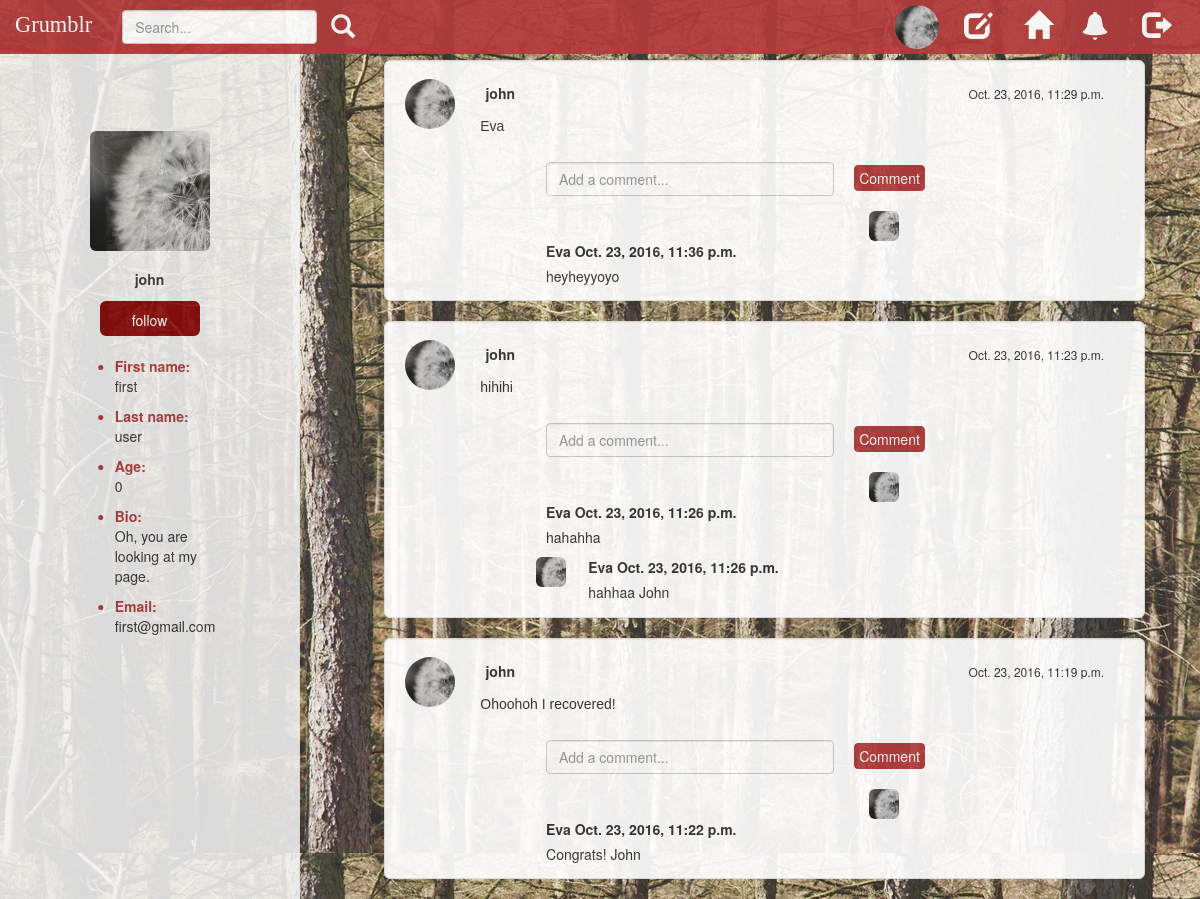
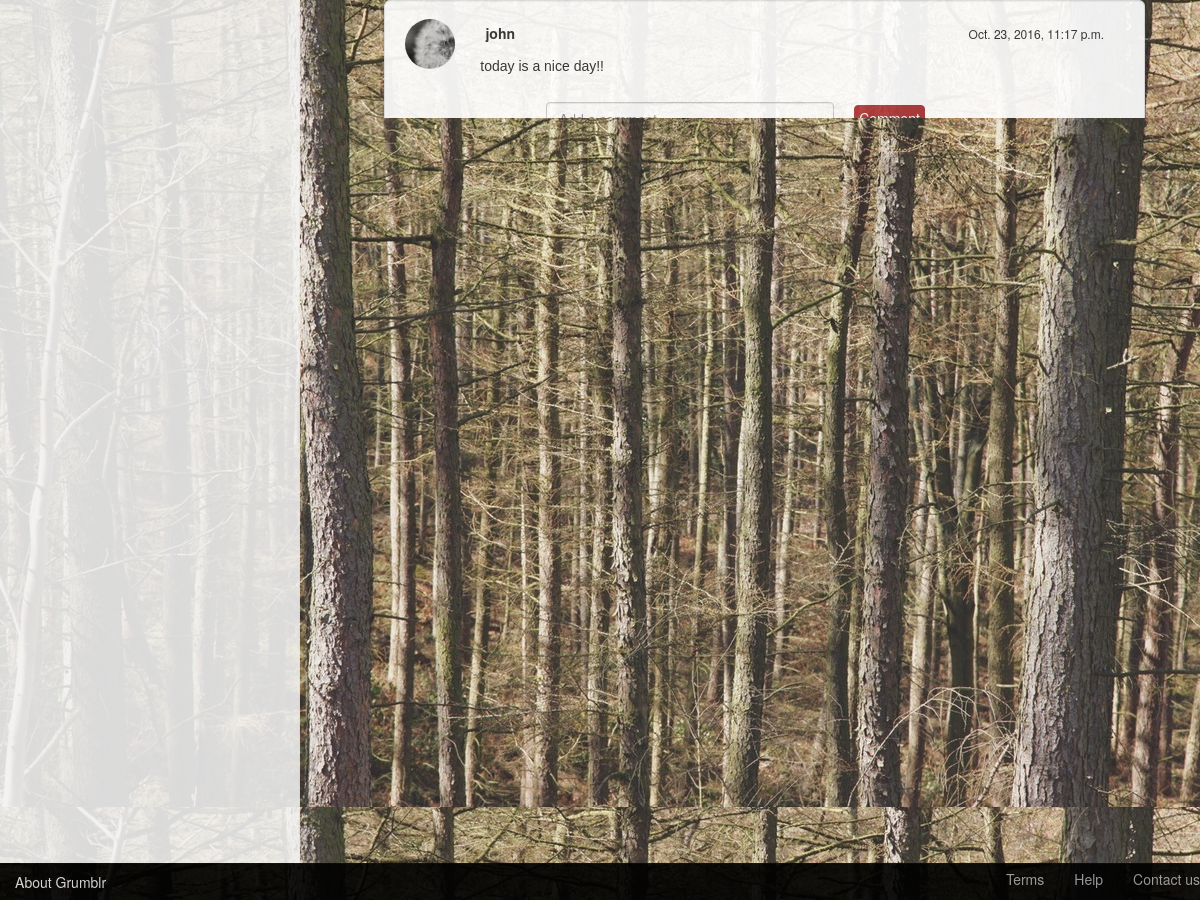
The app's page /profile/2 (signed in) with its own data (2 pictures, top to bottom).
### grumblr/models.py (models this page shows, shortened)
class Profile(models.Model):
    user = models.OneToOneField(
        User,
        on_delete=models.CASCADE,
        primary_key=True,
    )
    age = models.IntegerField(default=0,blank=True)
    bio = models.CharField(max_length=420, default='0',blank=True)
    picture = models.ImageField(upload_to="user-photos/",default='no-img.jpg',blank=True)
    follows = models.ManyToManyField('Profile', related_name='followed_by', symmetrical=False)

class Post(models.Model):
    text = models.CharField(max_length=42)
    user = models.ForeignKey(User)
    time = models.DateTimeField(auto_now_add=True, blank=True)

class Comment(models.Model):
    user = models.ForeignKey(User, related_name='comment_by')
    post = models.ForeignKey(Post, related_name='comment_of')
    content = models.CharField(max_length=200)
    time = models.DateTimeField(auto_now_add=True, blank=True)

### grumblr/views.py (the view)
# urls.py: url(r'^profile/(?P<id>\d+)$', views.profile, name='profile'),
@login_required
def profile(request, id):
    try:
        login_user = request.user
        current_user = User.objects.get(id=id)
        posts = Post.objects.filter(user=current_user).order_by('time').reverse()
        if login_user.profile in current_user.profile.followed_by.all():
            follow = 'unfollow'
        else:
            follow = 'follow'
        context = {'posts': posts, 'current_user': current_user, 'follow': follow}
        return render(request, "profile.html", context)
    except ObjectDoesNotExist:
        posts = Post.objects.filter().order_by('time').reverse()
        context = {'posts': posts}
        return render(request, "globalStream.html", context)

### templates/profile.html (shortened to what this page needs)
{% extends "base.html" %}
{% load staticfiles %}
{% block style %}
    <link href="{% static 'css/grumblr.css' %}" rel="stylesheet">
    <link href="{% static 'css/profile.css' %}" rel="stylesheet">
{% endblock %}
{% block navbar_header %}
    <a class="navbar-brand" href="{% url 'globalStream' %}">Grumblr</a>
{% endblock %}
{% block navbar_right %}
    <ul class="nav navbar-nav navbar-right">
        <li>
            <div>
                <a href="{% url 'profile' user.id %}">
                    <img src="{{ user.profile.picture.url }}" class="img-circle" alt="personal icon" width="44"
                         height="44">
                </a>
            </div>
        </li>
        <li>
            <a type="button" class="btn btn-default btn-md btn-icon-left" href="{% url 'editProfile' %}">
                <span class="glyphicon glyphicon-edit nav-glyphicon" aria-hidden="true"></span>
            </a>
        </li>
        <li>
            <a type="button" href="{% url 'globalStream' %}" class="btn btn-default btn-md btn-icon-left"><span
                    class="glyphicon glyphicon-home nav-glyphicon" aria-hidden="true"></span>
            </a>
        </li>
        <li>
            <button type="button" class="btn btn-default btn-md btn-icon-mid"><span
                    class="glyphicon glyphicon-bell nav-glyphicon" aria-hidden="true"></span>
            </button>
        </li>
        <li>
            <a type="button" class="btn btn-default btn-md btn-icon-right" href="{% url 'userlogout' %}"><span
                    class="glyphicon glyphicon-log-out nav-glyphicon" aria-hidden="true"></span>
            </a>
        </li>
    </ul>
{% endblock %}
{% block content %}
    <div class="col-sm-4 col-md-3 sidebar profile-container">
        <div class="profile-image">
            <img src="{{ current_user.profile.picture.url }}" class="img-rounded" alt="personal icon" width="120"
                 height="120">
        </div>
        <div class="profile-username">
            <label>{{ current_user.username }}</label>
        </div>
        {% if current_user.id != user.id %}
            <div class="profile-addfriend">
                <a href="{% url 'follow' current_user.id %}" type="button" class="btn btn-lg btn-primary btn-add">
                    {{ follow }}</a>
            </div>
            <div class="profile-content">
                <ul>
                    <li class="profile-tag">First name:</li>
                    <p>{{ current_user.first_name }}</p>
                    <li class="profile-tag">Last name:</li>
                    <p>{{ current_user.last_name }}</p>
                    <li class="profile-tag">Age:</li>
                    <p>{{ current_user.profile.age }}</p>
                    <li class="profile-tag">Bio:</li>
                    <p>{{ current_user.profile.bio }}</p>
                    <li class="profile-tag">Email:</li>
                    <p>{{ current_user.email }}</p>
                </ul>
            </div>
        {% endif %}
    </div>
    <div class="col-sm-9 col-sm-offset-3 col-md-10 col-md-offset-2 main">
        {% for post in posts %}
            <div id="post-{{ post.id }}" class="well post-container">
                <a href="{% url 'profile' post.user.id %}" class="post-photo">
                    <img src="{{ post.user.profile.picture.url }}" class="img-circle" alt="personal icon" width="50"
                         height="50">
                </a>
                <div class="post-name">
                    <label>{{ post.user.username }}</label>
                </div>
                <div class="post-time">
                    <p>{{ post.time }}</p>
                </div>
                <div class="post-content">
                    <p>{{ post.text }}</p>
                </div>
                <div class="comments-container">
                    <form class="comment-form" method="post">
                        <br>
                        <div class="col-sm-8">
                            <input type="text" id="comment-input-{{ post.id }}" name="content" maxlength="200"
                                   placeholder="Add a comment..." class="form-control" required/>
                        </div>
                        <input type="submit" id="comment-btn-{{ post.id }}" class="btn btn-primary btn-comment" value="Comment">
                    </form>
                    <div class="comments-list-container">
                    <ol id="comments-list-{{ post.id }}" class="comments-list">
                        {% for comment in post.comment_of.all %}
                            <li id="comment-{{ comment.id }}" class="comment">
                                <div class="row">
                                    <div id="comment-userprofile" class="col-sm-1">
                                        <a href="{% url 'profile' comment.user.id %}" class="comment-photo">
                                            <img src="{{ comment.user.profile.picture.url }}" class="img-rounded"
                                                 alt="personal icon" width="30" height="30">
                                        </a>
                                    </div>
                                    <div class="col-sm-10 comment-text">
                                        <span><label id="comment-username">{{ comment.user.username }}</label></span>
                                        <span><label id="comment-time">{{ comment.time }}</label></span>
                                        <p id="comment-content">{{ comment.content }}</p>
                                    </div>
                                </div>
                            </li>
                        {% endfor %}
                    </ol>
                    </div>
                    <br>
                </div>
            </div>
        {% endfor %}
    </div>
{% endblock %}

### static/css/grumblr.css (style rules this page uses)
body { padding-top: 40px; padding-bottom: 40px; background-color: #eee; }
.navbar-nav > li > a { padding-top: 5px !important; padding-bottom: 5px !important; }
.navbar-brand { color: white !important; font-size: 1.6em !important; font-family: 'Comic Sans MS' !important; }
.sidebar { display: none; }
@media (min-width: 768px) { .sidebar { position: fixed; top: 51px; bottom: 0; left: 0; z-index: 1000; display: block; padding: 20px; overflow-x: hidden; overflow-y: auto; background-color: #f5f5f5; border-right: 1px solid #eee; } }
.main { padding: 20px; }
@media (min-width: 768px) { .main { padding-right: 40px; padding-left: 40px; } }
.comments-container { text-align: left; overflow: hidden; position: relative; z-index: 1; padding-left: 2%; padding-right: 2%; width: 70%; margin-left: 15%; margin-right: 15%; margin-top: 3%; }

### static/css/profile.css (style rules this page uses)
body { padding-top: 40px; padding-bottom: 40px; background-color: #eee; background-image: url(../images/background.jpg); height: auto; opacity: 0.92; }
.sidebar { height: auto !important; }
.navbar-nav > li > a { padding-top: 5px !important; padding-bottom: 5px !important; }
.profile-container { opacity: 0.95; }
.profile-tag { color: #B13B3B; font-weight: bold; }
.profile-image { position: absolute; z-index: 1; top: 80px !important; left: 50% !important; transform: translate(-50%, 0) !important; }
.profile-username { position: absolute; z-index: 1; top: 218px; left: 50%; transform: translate(-50%, 0); }
.profile-addfriend { position: absolute; z-index: 1; top: 250px; left: 50%; transform: translate(-50%, 0); }
.profile-content { position: absolute; z-index: 1; top: 305px; margin-bottom: 100px; left: 50%; transform: translate(-50%, 0); }
.img-circle { margin-top: 10%; margin-right: 10px; }
.btn-icon-left { background-color: transparent; border: none; outline: none; margin-top: 10%; margin-right: 2px; }
.btn-icon-mid { background-color: transparent; border: none; outline: none; margin-top: 10%; margin-right: 6px; }
.btn-icon-right { background-color: transparent; border: none; outline: none; margin-top: 6%; margin-right: 30px; }
.nav-glyphicon { color: white; font-size: 2em; }
.post-container { text-align: left; overflow: hidden; position: relative; background-color: white; border-radius: 6px; z-index: 1; min-height: 180px; background-size: cover; padding-left: 2%; padding-right: 2%; padding-bottom: 5%; margin-left: 15%; }
.post-photo { position: absolute; z-index: 1; top: 12px; left: 50px; transform: translate(-50%, 0); }
.post-name { position: absolute; z-index: 1; top: 22px; left: 115px; transform: translate(-50%, 0); }
.post-time { position: absolute; z-index: 1; top: 24px; right: 40px; font-size: 12px; }
.post-content { position: absolute; z-index: 1; top: 55px; left: 95px; right: 25px; font-family: "Arial"; font-weight: lighter !important; }
.comments-container { position: relative; z-index: 1; top: 40px; left: 5px; right: 5px; }
.btn-comment { background: #B13B3B; padding: 2px 4px; border: 1px solid #B13B3B; color: white; margin-left: 5px; margin-top: 3px; }
.comments-list-container { position: relative; z-index: 1; top: 20px; left: 5px; right: 5px; }
.comments-list { padding: 0; margin: 0; list-style-type: none; }
.comment { position: relative; }
.comment-text { position: relative; left: 10px; }
.btn-add { text-align: center; background: #880909; border: 2px solid #880909; color: white; width: 100px; height: 35px; padding: 8px 16px !important; font-size: 14px !important; }

### records on screen
Post: user.profile.picture (placeholder picture), user.username "john", time "Oct. 23, 2016, 11:29 p.m.", text "Eva"
Comment: user.profile.picture (placeholder picture), user.username "Eva", time "Oct. 23, 2016, 11:36 p.m.", content "heyheyyoyo"
Post: user.profile.picture (placeholder picture), user.username "john", time "Oct. 23, 2016, 11:23 p.m.", text "hihihi"
Comment: user.profile.picture (placeholder picture), user.username "Eva", time "Oct. 23, 2016, 11:26 p.m.", content "hahahha"
Comment: user.profile.picture (placeholder picture), user.username "Eva", time "Oct. 23, 2016, 11:26 p.m.", content "hahhaa John"
Post: user.profile.picture (placeholder picture), user.username "john", time "Oct. 23, 2016, 11:19 p.m.", text "Ohoohoh I recovered!"
Comment: user.profile.picture (placeholder picture), user.username "Eva", time "Oct. 23, 2016, 11:22 p.m.", content "Congrats! John"
Post: user.profile.picture (placeholder picture), user.username "john", time "Oct. 23, 2016, 11:17 p.m.", text "today is a nice day!!"
Comment: user.profile.picture (placeholder picture), user.username "Eva", time "Oct. 23, 2016, 11:22 p.m.", content "yeah! no rains!"
Post: user.profile.picture (placeholder picture), user.username "john", time "Oct. 23, 2016, 11:15 p.m.", text "hi this is my first post"
Comment: user.profile.picture (placeholder picture), user.username "john", time "Oct. 23, 2016, 11:16 p.m.", content "hello everyone"
Comment: user.profile.picture (placeholder picture), user.username "john", time "Oct. 23, 2016, 11:16 p.m.", content "hello everyone"
Post: user.profile.picture (placeholder picture), user.username "john", time "Oct. 23, 2016, 11:14 p.m.", text "11"
Comment: user.profile.picture (placeholder picture), user.username "john", time "Oct. 23, 2016, 11:14 p.m.", content "22"

### other values on screen
{{ current_user.username }} "john"
{{ follow }} "follow"
{{ current_user.first_name }} "first"
{{ current_user.last_name }} "user"
{{ current_user.profile.age }} "0"
{{ current_user.profile.bio }} "Oh, you are looking at my page."
{{ current_user.email }} "first@gmail.com"
